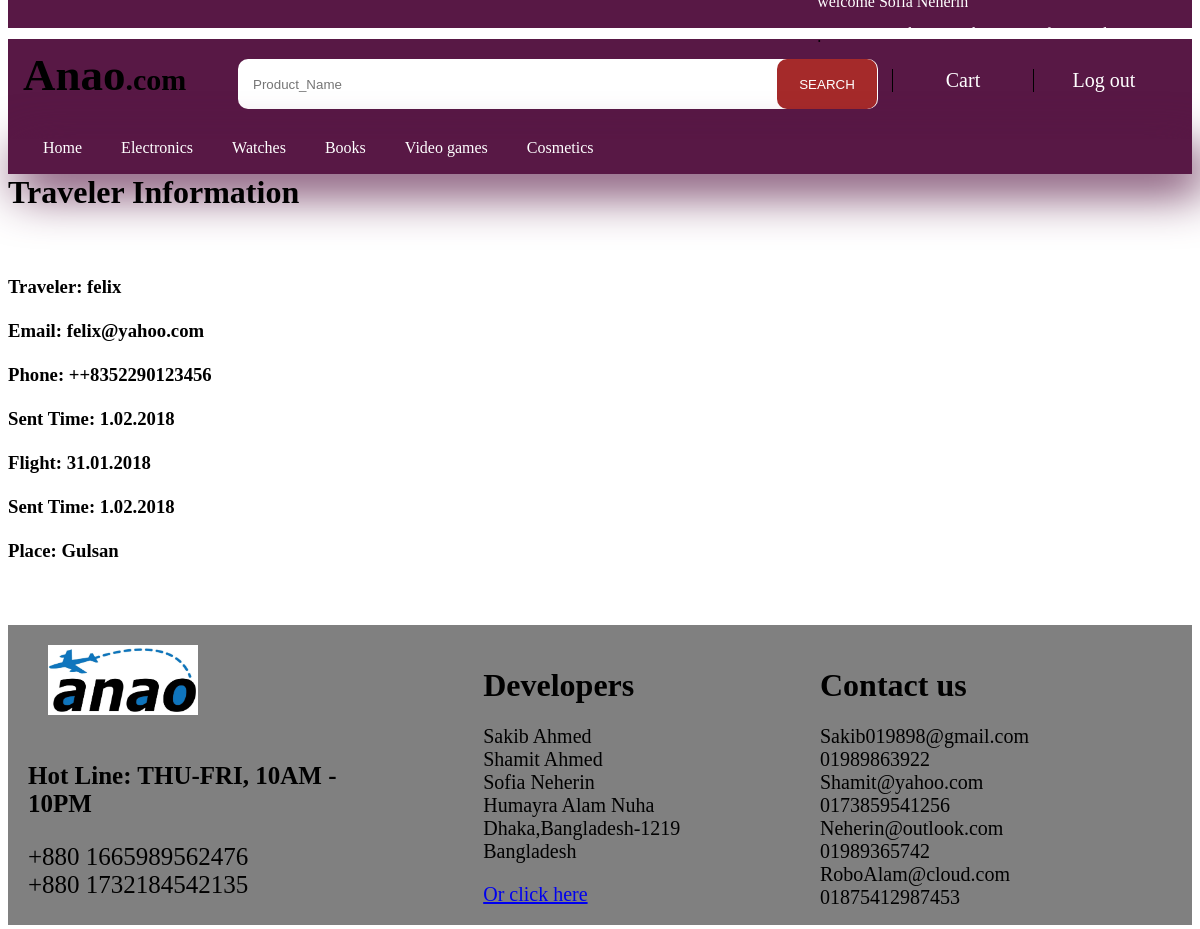
The page /anao2/showTraveler.php (signed in) on the database its author committed.
### tables this page shows
CREATE TABLE `customer_product` (
  `id` int(11) NOT NULL,
  `cust_id` int(11) DEFAULT NULL,
  `trav_id` int(11) DEFAULT NULL,
  `confirm` varchar(5) DEFAULT 'no',
  `place` varchar(30) DEFAULT 'nai'
);

CREATE TABLE `traveler_basic` (
  `trav_id` int(11) NOT NULL,
  `username` varchar(20) DEFAULT NULL,
  `email` varchar(30) DEFAULT NULL,
  `phone` varchar(20) DEFAULT NULL,
  `passport` varchar(20) DEFAULT NULL,
  `password` varchar(30) DEFAULT NULL
);

CREATE TABLE `traveler_advance` (
  `trav_id` int(11) DEFAULT NULL,
  `free` varchar(5) DEFAULT NULL,
  `flight` varchar(25) DEFAULT NULL,
  `sent_time` varchar(25) DEFAULT NULL,
  `place` varchar(20) DEFAULT NULL,
  `earn` decimal(12,5) DEFAULT NULL
);

### anao2/showTraveler.php (the view, shortened to what this page needs)
<?php
include("connection.php");
include("header.php");
echo " .</br><h1>Traveler Information</br></h1>";
$sql = "SELECT * FROM customer_product inner join traveler_advance on customer_product.trav_id=traveler_advance.trav_id inner join traveler_basic on customer_product.trav_id=traveler_basic.trav_id where cust_id=".$_SESSION["cust_id"];
   	$result=mysqli_query($conn,$sql);
    echo"<h3>";
	while($row=mysqli_fetch_assoc($result)){
		echo "</br></br>Traveler: ".$row["username"]."</br></br>";
		echo "Email: ".$row["email"]."</br></br>";
		echo "Phone: ".$row["phone"]."</br></br>";
		echo "Sent Time: ".$row["sent_time"]."</br></br>";
		echo "Flight: ".$row['flight']."</br></br>";
		echo "Sent Time: ".$row["sent_time"]."</br></br>";
		echo "Place: ".$row['place']."</br></br></br>";
	}
      echo"</h3>";
include("footer.php");
?>

### rows shown on the page
customer_product: traveler_basic.username "felix", traveler_basic.email "felix@yahoo.com", traveler_basic.phone "++8352290123456", trav.sent_time "1.02.2018", trav.flight "31.01.2018", trav.place "Gulsan"
